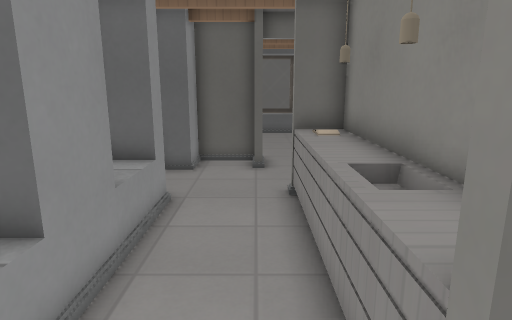
view 1 (above)

16 first-person views from a walk through a 3-D level made in the Godot game engine. The camera is 1.5 m above the floor, tilts 12° down and sees 75° across. The floor is counted in squares, 0.5 m on a side. Each view is taken from the middle of a square. On the plan, view 1 faces up. The plan holds only what a view shows up to about 20 squares ahead; the rest is blank. The place goes on beyond the plan. Some surface patterns are stand-ins.

view 2
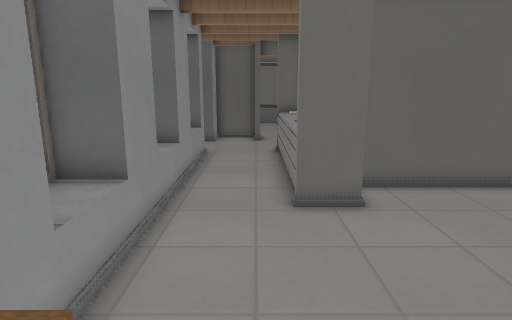

view 3
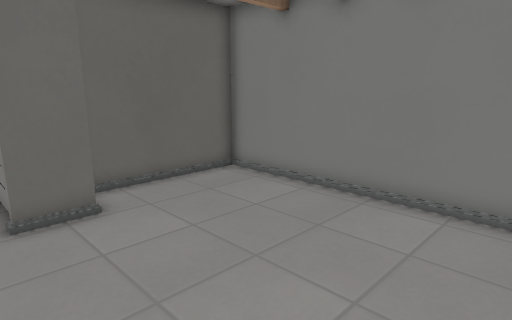

view 4
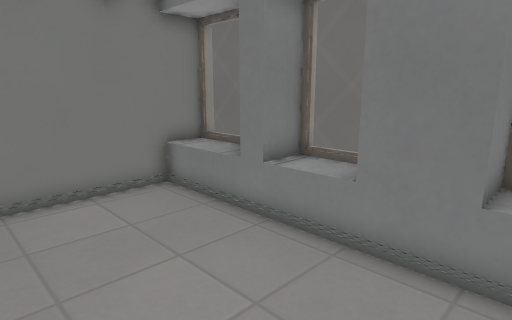

view 5
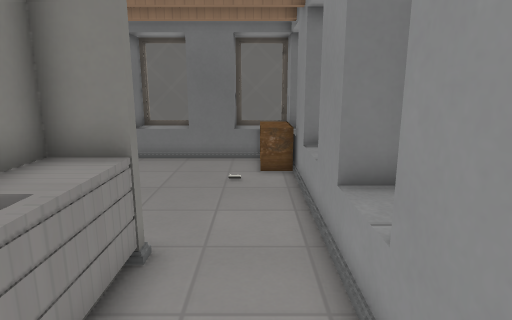

view 6
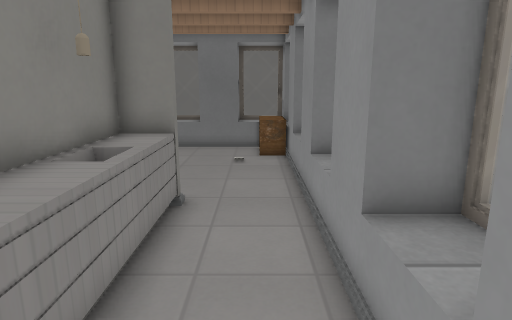

view 7
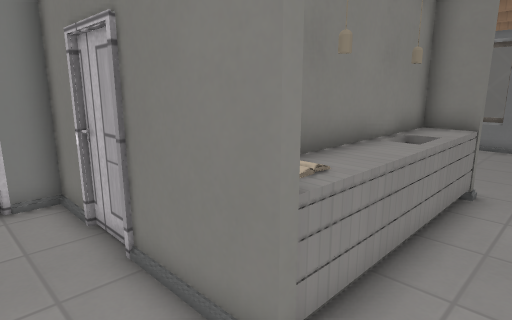

view 8
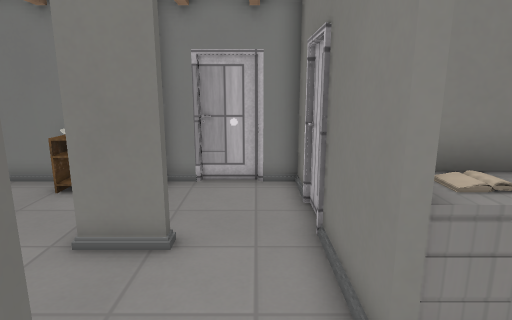

view 9
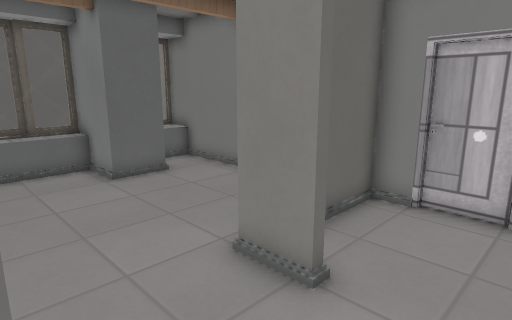

view 10
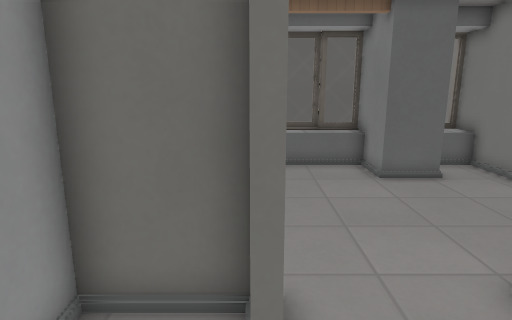

view 11
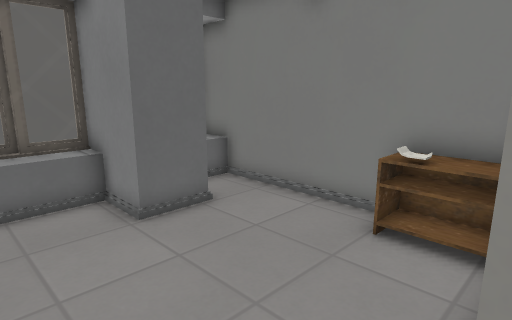

view 12
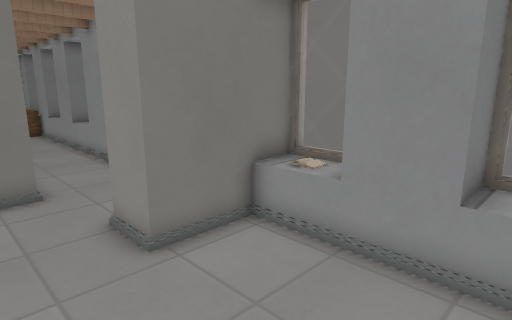

view 13
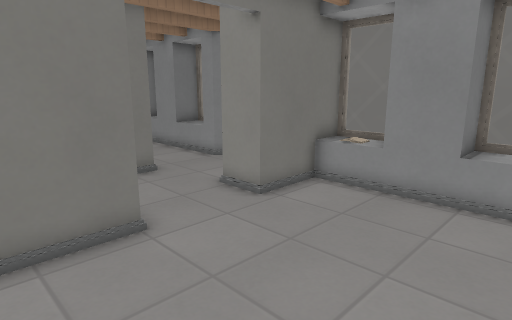

view 14
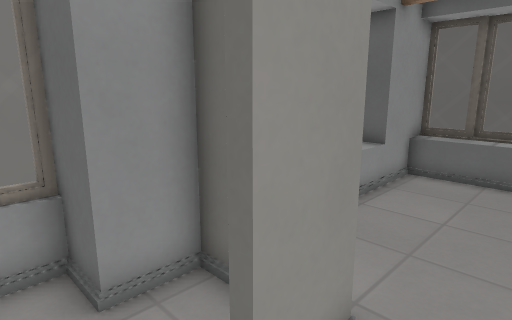

view 15
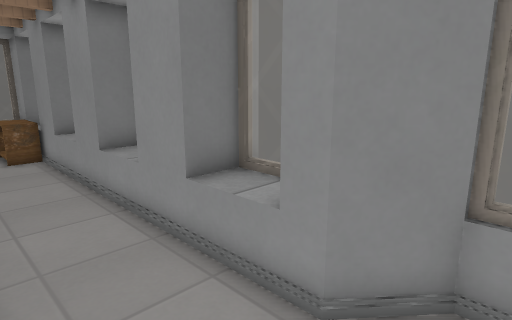

view 16
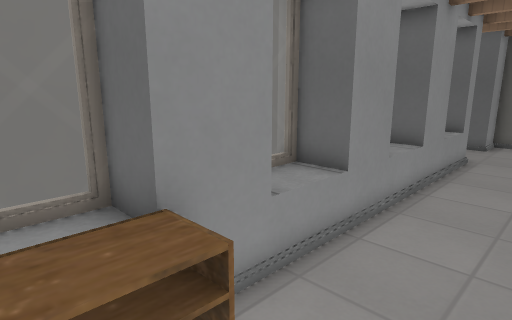

### Floor plan
Key: @ floor where view 1 was taken; # wall or solid block; x gap in a wall; . floor; = window, fence, low wall or low ledge; ^ raised ledge; C counter; B books; O other object.
Columns run from 4 left of view 1 to 9 right of it. Each row starts with its distance up from view 1.
 25    #####    ##
 24   ^^^^^^#   ^^
 23  #^^^^^^^  ^^#
 22  # .....## ..#
 21  ^x......##..#
 20 #^...........#
 19 #^x..........#
 18  # ..........#
 17  ^x........OO#
 16 #B.........OO#
 15 #B.........OO#
 14 #####...######
 13  ##.#...#....#
 12 ##...........#
 11 =............#
 10 #....#########
  9 ###..CB  ###
  8 #^x..CB
  7 #^...CC
  6 #^...CC
  5 ###..CC
  4 ###..CC
  3  ^...CC#######
  2  ^...CC#.....#
  1 #^x..##......#
  0 ###.@........#
 -1 #^x..........#
 -2 #^...........#
 -3  ^x..........#
 -4  ##..........#
 -5 #^OO.........#
 -6 #^OO.........#
 -7 #^OO.........#
 -8  #^^##^^^#^^^^
 -9   ### ########

Positions as (right, up) in squares from view 1, and headings:
1: (0, 0), facing up
2: (0, -7), facing up
3: (0, -7), facing up-right
4: (-1, -2), facing down-right
5: (-1, 7), facing down
6: (-1, 10), facing down
7: (-1, 12), facing down-right
8: (-2, 11), facing right
9: (0, 10), facing up-right
10: (0, 10), facing up
11: (1, 14), facing up-right
12: (3, 20), facing down-left
13: (7, 21), facing down-left
14: (2, 11), facing up-left
15: (1, 11), facing down-left
16: (1, -7), facing up-left
